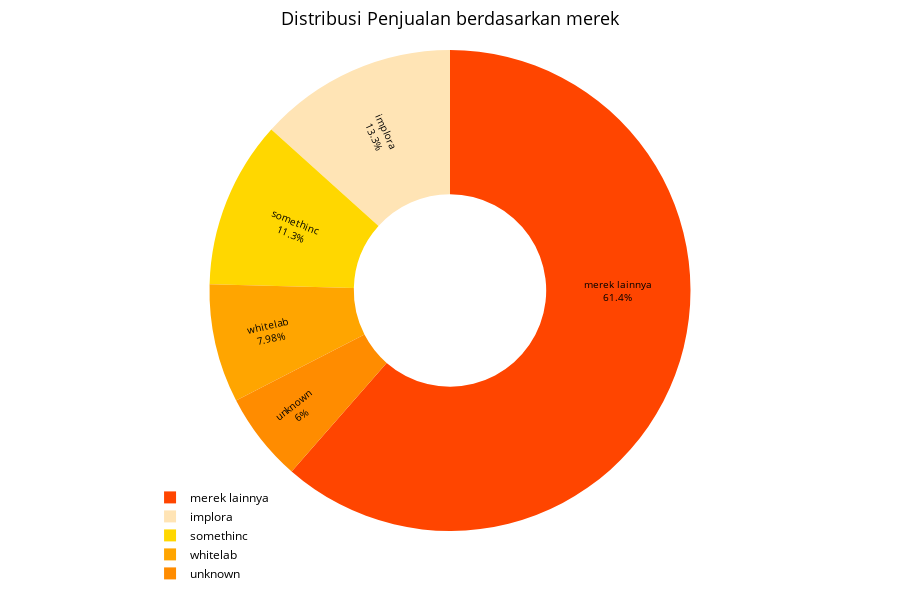

Write notebook code for a chart like this one.
### Code cell
import pandas as pd
import plotly.graph_objects as go

# Menghitung total penjualan per merek
type_sales = df.groupby('merek')['produkterjual'].sum().sort_values(ascending=False)
threshold_percentage = 5

# Hitung persentase penjualan per merek
total_sales = type_sales.sum()
type_sales_percentage = (type_sales / total_sales) * 100

# Menentukan kategori dengan persentase di bawah threshold
small_types = type_sales_percentage[type_sales_percentage < threshold_percentage].index

# Menggabungkan kategori kecil menjadi 'Others'
type_sales['merek lainnya'] = type_sales[small_types].sum()
type_sales = type_sales[~type_sales.index.isin(small_types)]

# Hitung persentase baru setelah penggabungan
type_sales_percentage = (type_sales / total_sales) * 100

# Definisikan palet warna dari terang ke gelap
colors = ['#FFE4B5', '#FFD700', '#FFA500', '#FF8C00', '#FF4500']  # Dari terang ke gelap
num_types = len(type_sales)

# Membuat pie chart dengan Plotly
fig = go.Figure()

# Menambahkan trace untuk pie chart
fig.add_trace(go.Pie(
    labels=type_sales.index,  # Menggunakan label merek
    values=type_sales.values,  # Menggunakan jumlah produk terjual
    hole=0.4,  # Membuat Donut Chart
    textinfo='label+percent',  # Menampilkan label dan persentase
    insidetextorientation='radial',  # Orientasi teks di dalam pie chart
    marker=dict(colors=colors[:num_types]),  # Warna dari terang ke gelap
    textfont=dict(size=10, color='black'),  # Ukuran dan warna teks di dalam pie chart
    hovertemplate='<b>%{label}</b><br>Persentase: %{percent:.2%}<br>Jumlah: %{value:.0f} produk<extra></extra>'  # Menampilkan jumlah produk terjual
))

fig.update_layout(
    title={
        'text': 'Distribusi Penjualan berdasarkan merek',
        'font_size': 18,
        'font_color': 'black',
        'x': 0.5,
        'xanchor': 'center'
    },
    template='plotly_white',  # Tema terang
    plot_bgcolor='white',  # Latar belakang plot putih
    paper_bgcolor='white',  # Latar belakang kertas putih
    legend=dict(
        font=dict(color='black'),  # Warna teks legend hitam
        orientation='v',  # Orientasi vertikal
        yanchor='top',
        y=0.1,  # Menempatkan legend di samping pie chart
        xanchor='left',
        x=0.0001  # Menempatkan legend sedikit lebih jauh di sebelah kanan pie chart
    ),
    margin=dict(l=150, r=150, t=50, b=15),  # Mengatur margin
    height=600,  # Tinggi plot
    width=900  # Lebar plot
)

# Menampilkan plot
fig.show()

### Figure 1 — Plotly figure (JSON) as saved in the notebook; plotly's stock layout.template omitted (floating-point values rounded to 4 significant figures)
{"data": [{"hole": 0.4, "hovertemplate": "<b>%{label}</b><br>Persentase: %{percent:.2%}<br>Jumlah: %{value:.0f} produk<extra></extra>", "insidetextorientation": "radial", "labels": ["implora", "somethinc", "whitelab", "unknown", "merek lainnya"], "marker": {"colors": ["#FFE4B5", "#FFD700", "#FFA500", "#FF8C00", "#FF4500"]}, "textfont": {"color": "black", "size": 10}, "textinfo": "label+percent", "type": "pie", "values": [91090, 76870, 54510, 41000, 419810]}], "layout": {"height": 600, "legend": {"font": {"color": "black"}, "orientation": "v", "x": 0.0001, "xanchor": "left", "y": 0.1, "yanchor": "top"}, "margin": {"b": 15, "l": 150, "r": 150, "t": 50}, "paper_bgcolor": "white", "plot_bgcolor": "white", "title": {"font": {"color": "black", "size": 18}, "text": "Distribusi Penjualan berdasarkan merek", "x": 0.5, "xanchor": "center"}, "width": 900}}
